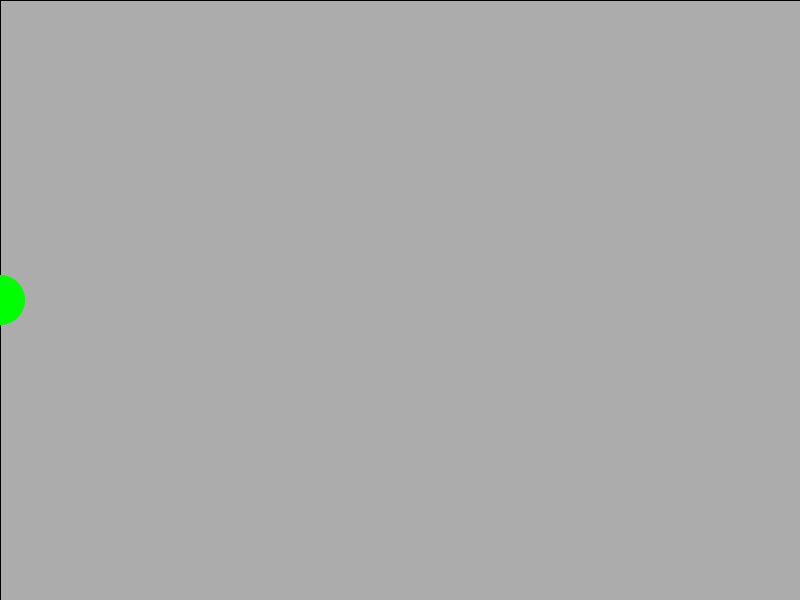
Frame 1 (no input)
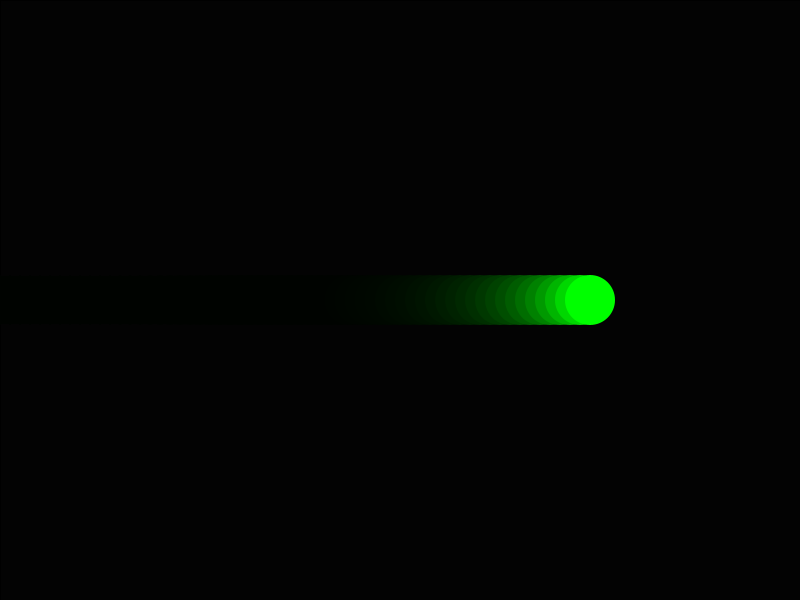
Frame 60 (the mouse pressed at the canvas centre just before this capture)
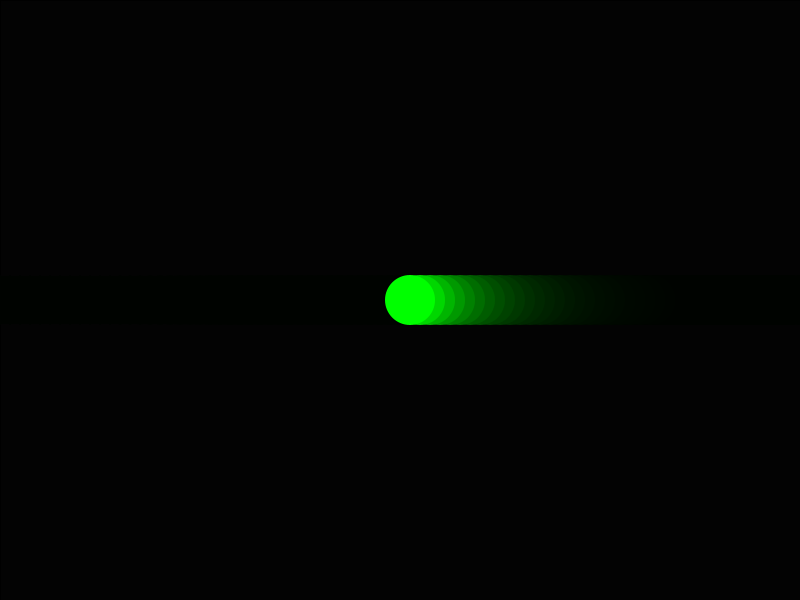
Frame 120 (the mouse held since frame 60 and released just before this capture)

The Processing sketch that drew these frames (run headless with seeded random() and noise(); from frame 60 on, the mouse is pressed at the canvas centre):

// Processing sketch: bola_rebota_2
// ── bola_rebota_2.pde
int x = 0;
int vx = 10;

void setup() {
  size(800, 600);
}

void draw() {
  fill(0, 0, 0, 40);
  rect(0, 0, width, height);
  fill(0, 255, 0);
  
  noStroke();
  ellipse(x, height/2, 50, 50);
  
  x = x + vx;
  
  if (x>=width || x <= 0){
    vx = vx * -1;
  }
  
}
